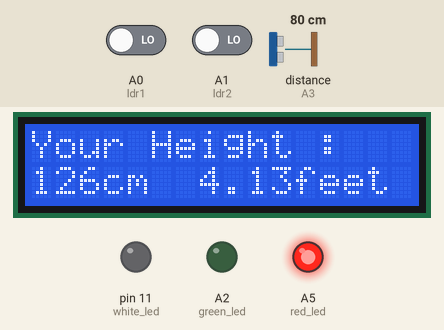
Simulated run of this sketch. Board: Arduino Uno, built with avr-gcc and run on an emulated ATmega328P. Parts: 16×2 character LCD, output pins drawn as LEDs (lit = HIGH). Wiring (inferred from the names in the program): ultrasonic range finder: trigger A4; echo A3. Inputs (shaded band) come from the test bench; at power-on: A0 (ldr1) LOW, A1 (ldr2) LOW, distance to the obstacle (sensor on A3) 80 cm. The echo pulse lasts 58.3 µs per cm; pins used as bus, display or sensor lines are not drawn; what the sketch prints to the serial monitor is not drawn.

Above: at 3.6 s.
3.7 s: A0 (ldr1) driven HIGH
At 6.4 s:
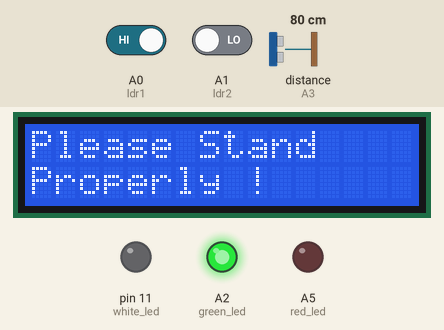
7.6 s: A1 (ldr2) driven HIGH
At 8.7 s:
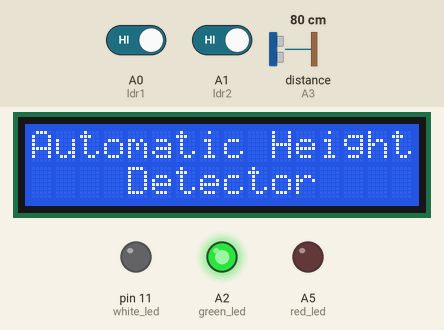
10.6 s: A1 (ldr2) driven LOW
At 12.3 s:
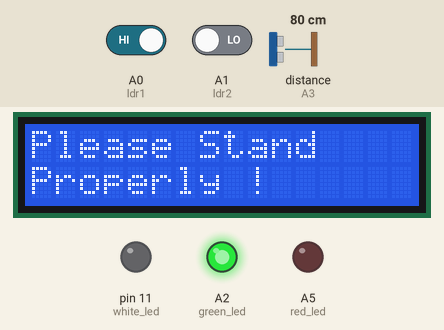
12.6 s: A0 (ldr1) driven LOW
At 16.3 s:
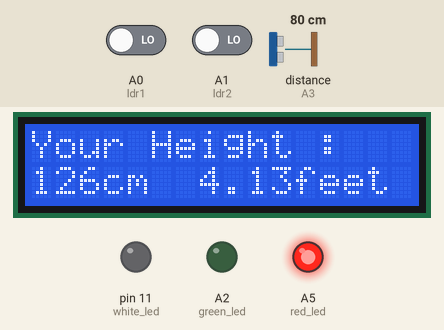
Timing chart, 0 to 17.6 s (numbered marks = the images above; inputs shaded):
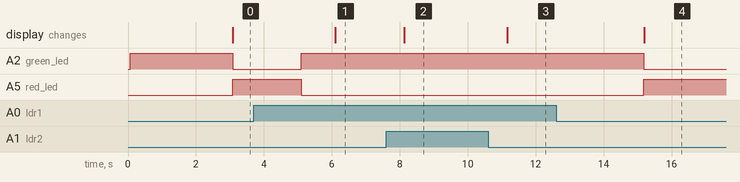

The sketch:

height-detection.ino
```cpp
#include<LiquidCrystal.h>
LiquidCrystal lcd(13,12,8,7,4,2);

int trigPin=A4;
int echoPin=A3;
int cm1;
int duration;
int temp;
int ldr1=A0;
int ldr2=A1;
int green_led=A2;
int red_led=A5;
int white_led=11;
float feet;
int RST=10;


void setup()
{
  Serial.begin(9600);
  lcd.begin(16,2);

  pinMode(trigPin,OUTPUT);
  pinMode(echoPin,INPUT);
  pinMode(white_led,OUTPUT);
  pinMode(green_led,OUTPUT);
  pinMode(red_led,OUTPUT);
  pinMode(ldr1,INPUT);
  pinMode(ldr2,INPUT);
  pinMode(ldr1,INPUT);

  digitalWrite(white_led,LOW);
  digitalWrite(green_led,HIGH);
  digitalWrite(red_led,LOW);


  temp=0;
  digitalWrite(white_led,LOW);

  lcd.clear();
  lcd.setCursor(0,0);
  lcd.print("Automatic Height");
  lcd.setCursor(4,1);
  lcd.print("Detector");


}

void loop()
{

  digitalWrite(trigPin,LOW);
  delayMicroseconds(2);
  digitalWrite(trigPin,HIGH);
  delayMicroseconds(10);
  digitalWrite(trigPin,LOW);
  delayMicroseconds(2);

  Serial.println("1");
  duration=pulseIn(echoPin,HIGH);
  Serial.print("Duration=>");
  Serial.println(duration);

  cm1=((duration/29)/2);
  temp=temp+(duration%29);

  if(temp>29)
  {
    cm1+=1;
    temp-=29;
  }

  delay(500);

  Serial.print("CM=>");
  Serial.println(cm1);


  //lcd.setCursor(0,0);
  //lcd.print(cm1);
  delay(500);
  Serial.println(A0);
  Serial.println(A1);

  if(digitalRead(A0)==HIGH && digitalRead(A1)==HIGH)
  {
      Serial.println("First");

      lcd.clear();
      lcd.setCursor(0,0);
      lcd.print("Automatic Height");
      lcd.setCursor(4,1);
      lcd.print("Detector");

  }
  else if(digitalRead(A0)==HIGH || digitalRead(A1)==HIGH)
  {
      Serial.println("Second");

      lcd.clear();
      lcd.setCursor(0,0);
      lcd.print("Please Stand");
      lcd.setCursor(0,1);
      lcd.print("Properly !");

  }
  while(digitalRead(A0)==LOW && digitalRead(A1)==LOW)
  {
     Serial.println("Third");

    delay(2000);
    int temp1=206-cm1;

    feet=(temp1/30.48);


    lcd.clear();
    lcd.setCursor(1,0);
    lcd.print(temp1);

    digitalWrite(green_led,LOW);
    digitalWrite(red_led,HIGH);

    lcd.clear();
    lcd.setCursor(0,0);
    lcd.print("Your Height :");
    lcd.setCursor(0,1);
    lcd.print(temp1);
    lcd.setCursor(3,1);
    lcd.print("cm");
    lcd.setCursor(7,1);
    lcd.print(feet);
    lcd.setCursor(11,1);
    lcd.print("feet");

    //delay(5000);

//  digitalWrite(RST,HIGH);
  //  digitalWrite(green_led,HIGH);
    //digitalWrite(red_led,LOW);

  }
  //else
  {
    Serial.println ("4");

    digitalWrite(green_led,HIGH);
    digitalWrite(red_led,LOW);

  }


}
```

Measured:
- after the input at 3.7 s, A2 (green_led): LOW → HIGH after 1.4 s; A5 (red_led): HIGH → LOW after 1.4 s; the display: changes after 2.4 s (image 1)
- after the input at 7.6 s, the display: changes after 0.53 s (image 2)
- after the input at 10.6 s, the display: changes after 0.56 s (image 3)
- after the input at 12.6 s, A2 (green_led): HIGH → LOW after 2.6 s; A5 (red_led): LOW → HIGH after 2.6 s; the display: changes after 2.6 s (image 4)
